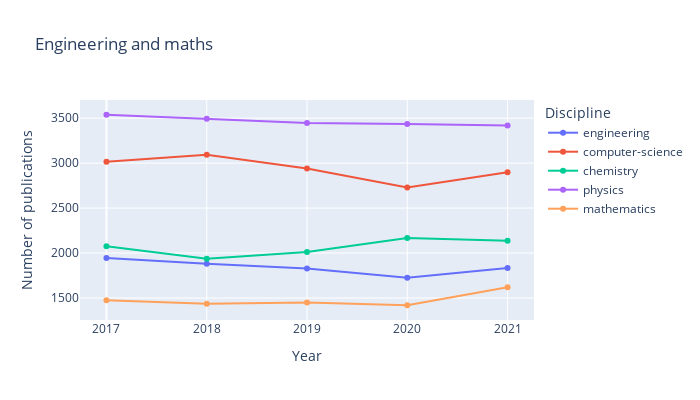

Notebook source saved alongside this figure:
### Code cell
fig = px.line(df_engineering, title="Engineering and maths", markers=True)
fig.update_layout(
    xaxis = dict(
        tickmode = 'array',
        tickvals = [0 , 1 , 2 , 3 , 4], 
        ticktext =['2017','2018','2019','2020','2021']
    )
)
fig.update_layout(
     xaxis_title="Year",
    yaxis_title="Number of publications",
    legend_title="Discipline",
    autosize=False,
    width=700,
    height=400)
fig.show()

### Figure 1 — Plotly figure (JSON) as saved in the notebook; plotly's stock layout.template omitted (floating-point values rounded to 4 significant figures)
{"data": [{"hovertemplate": "variable=engineering<br>index=%{x}<br>value=%{y}<extra></extra>", "legendgroup": "engineering", "line": {"color": "#636efa", "dash": "solid"}, "marker": {"symbol": "circle"}, "mode": "lines+markers", "name": "engineering", "orientation": "v", "showlegend": true, "type": "scatter", "x": [0, 1, 2, 3, 4], "xaxis": "x", "y": [1944, 1882, 1829, 1725, 1834], "yaxis": "y"}, {"hovertemplate": "variable=computer-science<br>index=%{x}<br>value=%{y}<extra></extra>", "legendgroup": "computer-science", "line": {"color": "#EF553B", "dash": "solid"}, "marker": {"symbol": "circle"}, "mode": "lines+markers", "name": "computer-science", "orientation": "v", "showlegend": true, "type": "scatter", "x": [0, 1, 2, 3, 4], "xaxis": "x", "y": [3016, 3093, 2940, 2730, 2898], "yaxis": "y"}, {"hovertemplate": "variable=chemistry<br>index=%{x}<br>value=%{y}<extra></extra>", "legendgroup": "chemistry", "line": {"color": "#00cc96", "dash": "solid"}, "marker": {"symbol": "circle"}, "mode": "lines+markers", "name": "chemistry", "orientation": "v", "showlegend": true, "type": "scatter", "x": [0, 1, 2, 3, 4], "xaxis": "x", "y": [2074, 1937, 2011, 2166, 2136], "yaxis": "y"}, {"hovertemplate": "variable=physics<br>index=%{x}<br>value=%{y}<extra></extra>", "legendgroup": "physics", "line": {"color": "#ab63fa", "dash": "solid"}, "marker": {"symbol": "circle"}, "mode": "lines+markers", "name": "physics", "orientation": "v", "showlegend": true, "type": "scatter", "x": [0, 1, 2, 3, 4], "xaxis": "x", "y": [3538, 3493, 3447, 3436, 3419], "yaxis": "y"}, {"hovertemplate": "variable=mathematics<br>index=%{x}<br>value=%{y}<extra></extra>", "legendgroup": "mathematics", "line": {"color": "#FFA15A", "dash": "solid"}, "marker": {"symbol": "circle"}, "mode": "lines+markers", "name": "mathematics", "orientation": "v", "showlegend": true, "type": "scatter", "x": [0, 1, 2, 3, 4], "xaxis": "x", "y": [1474, 1437, 1449, 1419, 1620], "yaxis": "y"}], "layout": {"autosize": false, "height": 400, "legend": {"title": {"text": "Discipline"}, "tracegroupgap": 0}, "title": {"text": "Engineering and maths"}, "width": 700, "xaxis": {"anchor": "y", "domain": [0, 1], "tickmode": "array", "ticktext": ["2017", "2018", "2019", "2020", "2021"], "tickvals": [0, 1, 2, 3, 4], "title": {"text": "Year"}}, "yaxis": {"anchor": "x", "domain": [0, 1], "title": {"text": "Number of publications"}}}}
